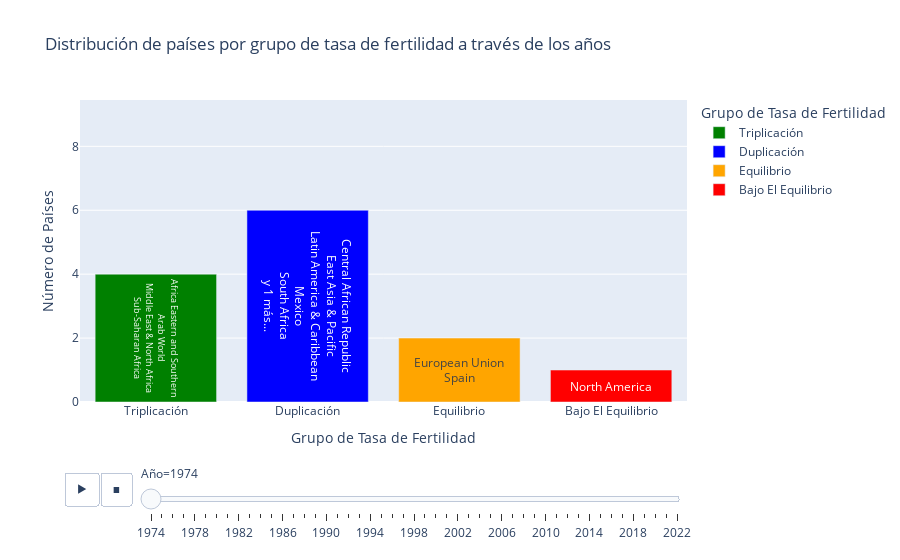

Notebook cell for this chart:
### Code cell
import plotly.express as px
import pandas as pd
import itertools

# ...carga y procesamiento de datos como ya tienes...

# Definición de grupos y colores
orden_grupos = [
    "Triplicación",
    "Duplicación",
    "Equilibrio",
    "Bajo El Equilibrio",

]
colores = {
    "Triplicación": "green",
    "Duplicación": "blue",
    "Equilibrio": "orange",
    "Bajo El Equilibrio": "red",
 
}

import itertools

# ...código anterior...

# Agrupar y juntar nombres de países, separados por salto de línea (para texto vertical)
def resumen_paises(lista, max_n=5):
    lista = sorted(lista)
    if len(lista) > max_n:
        return '<br>'.join(lista[:max_n]) + f"<br>y {len(lista)-max_n} más..."
    else:
        return '<br>'.join(lista)

conteo = fertility_long.groupby(['Año', 'Grupo Fertilidad']).agg({
    'Country Name': list,
    'Tasa de Fertilidad': 'count'
}).reset_index().rename(columns={'Tasa de Fertilidad': 'Número de Países'})

conteo['Paises_texto'] = conteo['Country Name'].apply(lambda x: resumen_paises(x, max_n=5))
conteo['Paises_hover'] = conteo['Country Name'].apply(lambda x: ', '.join(sorted(x)))

# --- Asegura que todos los grupos estén presentes cada año ---
all_years = sorted(conteo['Año'].unique(), key=int)
all_combinations = pd.DataFrame(list(itertools.product(all_years, orden_grupos)), columns=['Año', 'Grupo Fertilidad'])
conteo = pd.merge(all_combinations, conteo, on=['Año', 'Grupo Fertilidad'], how='left')
conteo['Número de Países'] = conteo['Número de Países'].fillna(0).astype(int)
conteo['Paises_texto'] = conteo['Paises_texto'].fillna('')
conteo['Paises_hover'] = conteo['Paises_hover'].fillna('')

# ...resto igual...

fig = px.bar(
    conteo.sort_values(['Año', 'Grupo Fertilidad']),
    x='Grupo Fertilidad',
    y='Número de Países',
    color='Grupo Fertilidad',
    animation_frame='Año',
    category_orders={'Grupo Fertilidad': orden_grupos, 'Año': all_years},
    color_discrete_map=colores,
    title='Distribución de países por grupo de tasa de fertilidad a través de los años',
    labels={
        'Grupo Fertilidad': 'Grupo de Tasa de Fertilidad',
        'Número de Países': 'Número de Países',
        'Año': 'Año'
    },
    hover_data=['Paises_hover'],
    text='Paises_texto'
)

fig.update_traces(
    textposition='inside',
    textfont_size=12,
    insidetextanchor='middle'
)

fig.update_yaxes(range=[0, conteo['Número de Países'].max() * 1.35])

fig.show()

### Figure 1 — Plotly figure (JSON) as saved in the notebook; plotly's stock layout.template omitted (floating-point values rounded to 4 significant figures)
{"data": [{"customdata": [["Africa Eastern and Southern, Arab World, Middle East & North Africa, Sub-Saharan Africa"]], "hovertemplate": "Grupo de Tasa de Fertilidad=%{x}<br>Año=1974<br>Número de Países=%{y}<br>Paises_texto=%{text}<br>Paises_hover=%{customdata[0]}<extra></extra>", "insidetextanchor": "middle", "legendgroup": "Triplicación", "marker": {"color": "green", "pattern": {"shape": ""}}, "name": "Triplicación", "orientation": "v", "showlegend": true, "text": ["Africa Eastern and Southern<br>Arab World<br>Middle East & North Africa<br>Sub-Saharan Africa"], "textfont": {"size": 12}, "textposition": "inside", "type": "bar", "x": ["Triplicación"], "xaxis": "x", "y": [4], "yaxis": "y"}, {"customdata": [["Central African Republic, East Asia & Pacific, Latin America & Caribbean, Mexico, South Africa, South Asia"]], "hovertemplate": "Grupo de Tasa de Fertilidad=%{x}<br>Año=1974<br>Número de Países=%{y}<br>Paises_texto=%{text}<br>Paises_hover=%{customdata[0]}<extra></extra>", "insidetextanchor": "middle", "legendgroup": "Duplicación", "marker": {"color": "blue", "pattern": {"shape": ""}}, "name": "Duplicación", "orientation": "v", "showlegend": true, "text": ["Central African Republic<br>East Asia & Pacific<br>Latin America & Caribbean<br>Mexico<br>South Africa<br>y 1 más..."], "textfont": {"size": 12}, "textposition": "inside", "type": "bar", "x": ["Duplicación"], "xaxis": "x", "y": [6], "yaxis": "y"}, {"customdata": [["European Union, Spain"]], "hovertemplate": "Grupo de Tasa de Fertilidad=%{x}<br>Año=1974<br>Número de Países=%{y}<br>Paises_texto=%{text}<br>Paises_hover=%{customdata[0]}<extra></extra>", "insidetextanchor": "middle", "legendgroup": "Equilibrio", "marker": {"color": "orange", "pattern": {"shape": ""}}, "name": "Equilibrio", "orientation": "v", "showlegend": true, "text": ["European Union<br>Spain"], "textfont": {"size": 12}, "textposition": "inside", "type": "bar", "x": ["Equilibrio"], "xaxis": "x", "y": [2], "yaxis": "y"}, {"customdata": [["North America"]], "hovertemplate": "Grupo de Tasa de Fertilidad=%{x}<br>Año=1974<br>Número de Países=%{y}<br>Paises_texto=%{text}<br>Paises_hover=%{customdata[0]}<extra></extra>", "insidetextanchor": "middle", "legendgroup": "Bajo El Equilibrio", "marker": {"color": "red", "pattern": {"shape": ""}}, "name": "Bajo El Equilibrio", "orientation": "v", "showlegend": true, "text": ["North America"], "textfont": {"size": 12}, "textposition": "inside", "type": "bar", "x": ["Bajo El Equilibrio"], "xaxis": "x", "y": [1], "yaxis": "y"}], "layout": {"barmode": "relative", "legend": {"title": {"text": "Grupo de Tasa de Fertilidad"}, "tracegroupgap": 0}, "sliders": [{"active": 0, "currentvalue": {"prefix": "Año="}, "len": 0.9, "pad": {"b": 10, "t": 60}, "steps": [{"args": [["1974"], {"frame": {"duration": 0, "redraw": true}, "fromcurrent": true, "mode": "immediate", "transition": {"duration": 0, "easing": "linear"}}], "label": "1974", "method": "animate"}, {"args": [["1975"], {"frame": {"duration": 0, "redraw": true}, "fromcurrent": true, "mode": "immediate", "transition": {"duration": 0, "easing": "linear"}}], "label": "1975", "method": "animate"}, {"args": [["1976"], {"frame": {"duration": 0, "redraw": true}, "fromcurrent": true, "mode": "immediate", "transition": {"duration": 0, "easing": "linear"}}], "label": "1976", "method": "animate"}, {"args": [["1977"], {"frame": {"duration": 0, "redraw": true}, "fromcurrent": true, "mode": "immediate", "transition": {"duration": 0, "easing": "linear"}}], "label": "1977", "method": "animate"}, {"args": [["1978"], {"frame": {"duration": 0, "redraw": true}, "fromcurrent": true, "mode": "immediate", "transition": {"duration": 0, "easing": "linear"}}], "label": "1978", "method": "animate"}, {"args": [["1979"], {"frame": {"duration": 0, "redraw": true}, "fromcurrent": true, "mode": "immediate", "transition": {"duration": 0, "easing": "linear"}}], "label": "1979", "method": "animate"}, {"args": [["1980"], {"frame": {"duration": 0, "redraw": true}, "fromcurrent": true, "mode": "immediate", "transition": {"duration": 0, "easing": "linear"}}], "label": "1980", "method": "animate"}, {"args": [["1981"], {"frame": {"duration": 0, "redraw": true}, "fromcurrent": true, "mode": "immediate", "transition": {"duration": 0, "easing": "linear"}}], "label": "1981", "method": "animate"}, {"args": [["1982"], {"frame": {"duration": 0, "redraw": true}, "fromcurrent": true, "mode": "immediate", "transition": {"duration": 0, "easing": "linear"}}], "label": "1982", "method": "animate"}, {"args": [["1983"], {"frame": {"duration": 0, "redraw": true}, "fromcurrent": true, "mode": "immediate", "transition": {"duration": 0, "easing": "linear"}}], "label": "1983", "method": "animate"}, {"args": [["1984"], {"frame": {"duration": 0, "redraw": true}, "fromcurrent": true, "mode": "immediate", "transition": {"duration": 0, "easing": "linear"}}], "label": "1984", "method": "animate"}, {"args": [["1985"], {"frame": {"duration": 0, "redraw": true}, "fromcurrent": true, "mode": "immediate", "transition": {"duration": 0, "easing": "linear"}}], "label": "1985", "method": "animate"}, {"args": [["1986"], {"frame": {"duration": 0, "redraw": true}, "fromcurrent": true, "mode": "immediate", "transition": {"duration": 0, "easing": "linear"}}], "label": "1986", "method": "animate"}, {"args": [["1987"], {"frame": {"duration": 0, "redraw": true}, "fromcurrent": true, "mode": "immediate", "transition": {"duration": 0, "easing": "linear"}}], "label": "1987", "method": "animate"}, {"args": [["1988"], {"frame": {"duration": 0, "redraw": true}, "fromcurrent": true, "mode": "immediate", "transition": {"duration": 0, "easing": "linear"}}], "label": "1988", "method": "animate"}, {"args": [["1989"], {"frame": {"duration": 0, "redraw": true}, "fromcurrent": true, "mode": "immediate", "transition": {"duration": 0, "easing": "linear"}}], "label": "1989", "method": "animate"}, {"args": [["1990"], {"frame": {"duration": 0, "redraw": true}, "fromcurrent": true, "mode": "immediate", "transition": {"duration": 0, "easing": "linear"}}], "label": "1990", "method": "animate"}, {"args": [["1991"], {"frame": {"duration": 0, "redraw": true}, "fromcurrent": true, "mode": "immediate", "transition": {"duration": 0, "easing": "linear"}}], "label": "1991", "method": "animate"}, {"args": [["1992"], {"frame": {"duration": 0, "redraw": true}, "fromcurrent": true, "mode": "immediate", "transition": {"duration": 0, "easing": "linear"}}], "label": "1992", "method": "animate"}, {"args": [["1993"], {"frame": {"duration": 0, "redraw": true}, "fromcurrent": true, "mode": "immediate", "transition": {"duration": 0, "easing": "linear"}}], "label": "1993", "method": "animate"}, {"args": [["1994"], {"frame": {"duration": 0, "redraw": true}, "fromcurrent": true, "mode": "immediate", "transition": {"duration": 0, "easing": "linear"}}], "label": "1994", "method": "animate"}, {"args": [["1995"], {"frame": {"duration": 0, "redraw": true}, "fromcurrent": true, "mode": "immediate", "transition": {"duration": 0, "easing": "linear"}}], "label": "1995", "method": "animate"}, {"args": [["1996"], {"frame": {"duration": 0, "redraw": true}, "fromcurrent": true, "mode": "immediate", "transition": {"duration": 0, "easing": "linear"}}], "label": "1996", "method": "animate"}, {"args": [["1997"], {"frame": {"duration": 0, "redraw": true}, "fromcurrent": true, "mode": "immediate", "transition": {"duration": 0, "easing": "linear"}}], "label": "1997", "method": "animate"}, {"args": [["1998"], {"frame": {"duration": 0, "redraw": true}, "fromcurrent": true, "mode": "immediate", "transition": {"duration": 0, "easing": "linear"}}], "label": "1998", "method": "animate"}, {"args": [["1999"], {"frame": {"duration": 0, "redraw": true}, "fromcurrent": true, "mode": "immediate", "transition": {"duration": 0, "easing": "linear"}}], "label": "1999", "method": "animate"}, {"args": [["2000"], {"frame": {"duration": 0, "redraw": true}, "fromcurrent": true, "mode": "immediate", "transition": {"duration": 0, "easing": "linear"}}], "label": "2000", "method": "animate"}, {"args": [["2001"], {"frame": {"duration": 0, "redraw": true}, "fromcurrent": true, "mode": "immediate", "transition": {"duration": 0, "easing": "linear"}}], "label": "2001", "method": "animate"}, {"args": [["2002"], {"frame": {"duration": 0, "redraw": true}, "fromcurrent": true, "mode": "immediate", "transition": {"duration": 0, "easing": "linear"}}], "label": "2002", "method": "animate"}, {"args": [["2003"], {"frame": {"duration": 0, "redraw": true}, "fromcurrent": true, "mode": "immediate", "transition": {"duration": 0, "easing": "linear"}}], "label": "2003", "method": "animate"}, {"args": [["2004"], {"frame": {"duration": 0, "redraw": true}, "fromcurrent": true, "mode": "immediate", "transition": {"duration": 0, "easing": "linear"}}], "label": "2004", "method": "animate"}, {"args": [["2005"], {"frame": {"duration": 0, "redraw": true}, "fromcurrent": true, "mode": "immediate", "transition": {"duration": 0, "easing": "linear"}}], "label": "2005", "method": "animate"}, {"args": [["2006"], {"frame": {"duration": 0, "redraw": true}, "fromcurrent": true, "mode": "immediate", "transition": {"duration": 0, "easing": "linear"}}], "label": "2006", "method": "animate"}, {"args": [["2007"], {"frame": {"duration": 0, "redraw": true}, "fromcurrent": true, "mode": "immediate", "transition": {"duration": 0, "easing": "linear"}}], "label": "2007", "method": "animate"}, {"args": [["2008"], {"frame": {"duration": 0, "redraw": true}, "fromcurrent": true, "mode": "immediate", "transition": {"duration": 0, "easing": "linear"}}], "label": "2008", "method": "animate"}, {"args": [["2009"], {"frame": {"duration": 0, "redraw": true}, "fromcurrent": true, "mode": "immediate", "transition": {"duration": 0, "easing": "linear"}}], "label": "2009", "method": "animate"}, {"args": [["2010"], {"frame": {"duration": 0, "redraw": true}, "fromcurrent": true, "mode": "immediate", "transition": {"duration": 0, "easing": "linear"}}], "label": "2010", "method": "animate"}, {"args": [["2011"], {"frame": {"duration": 0, "redraw": true}, "fromcurrent": true, "mode": "immediate", "transition": {"duration": 0, "easing": "linear"}}], "label": "2011", "method": "animate"}, {"args": [["2012"], {"frame": {"duration": 0, "redraw": true}, "fromcurrent": true, "mode": "immediate", "transition": {"duration": 0, "easing": "linear"}}], "label": "2012", "method": "animate"}, {"args": [["2013"], {"frame": {"duration": 0, "redraw": true}, "fromcurrent": true, "mode": "immediate", "transition": {"duration": 0, "easing": "linear"}}], "label": "2013", "method": "animate"}, {"args": [["2014"], {"frame": {"duration": 0, "redraw": true}, "fromcurrent": true, "mode": "immediate", "transition": {"duration": 0, "easing": "linear"}}], "label": "2014", "method": "animate"}, {"args": [["2015"], {"frame": {"duration": 0, "redraw": true}, "fromcurrent": true, "mode": "immediate", "transition": {"duration": 0, "easing": "linear"}}], "label": "2015", "method": "animate"}, {"args": [["2016"], {"frame": {"duration": 0, "redraw": true}, "fromcurrent": true, "mode": "immediate", "transition": {"duration": 0, "easing": "linear"}}], "label": "2016", "method": "animate"}, {"args": [["2017"], {"frame": {"duration": 0, "redraw": true}, "fromcurrent": true, "mode": "immediate", "transition": {"duration": 0, "easing": "linear"}}], "label": "2017", "method": "animate"}, {"args": [["2018"], {"frame": {"duration": 0, "redraw": true}, "fromcurrent": true, "mode": "immediate", "transition": {"duration": 0, "easing": "linear"}}], "label": "2018", "method": "animate"}, {"args": [["2019"], {"frame": {"duration": 0, "redraw": true}, "fromcurrent": true, "mode": "immediate", "transition": {"duration": 0, "easing": "linear"}}], "label": "2019", "method": "animate"}, {"args": [["2020"], {"frame": {"duration": 0, "redraw": true}, "fromcurrent": true, "mode": "immediate", "transition": {"duration": 0, "easing": "linear"}}], "label": "2020", "method": "animate"}, {"args": [["2021"], {"frame": {"duration": 0, "redraw": true}, "fromcurrent": true, "mode": "immediate", "transition": {"duration": 0, "easing": "linear"}}], "label": "2021", "method": "animate"}, {"args": [["2022"], {"frame": {"duration": 0, "redraw": true}, "fromcurrent": true, "mode": "immediate", "transition": {"duration": 0, "easing": "linear"}}], "label": "2022", "method": "animate"}], "x": 0.1, "xanchor": "left", "y": 0, "yanchor": "top"}], "title": {"text": "Distribución de países por grupo de tasa de fertilidad a través de los años"}, "updatemenus": [{"buttons": [{"args": [null, {"frame": {"duration": 500, "redraw": true}, "fromcurrent": true, "mode": "immediate", "transition": {"duration": 500, "easing": "linear"}}], "label": "&#9654;", "method": "animate"}, {"args": [[null], {"frame": {"duration": 0, "redraw": true}, "fromcurrent": true, "mode": "immediate", "transition": {"duration": 0, "easing": "linear"}}], "label": "&#9724;", "method": "animate"}], "direction": "left", "pad": {"r": 10, "t": 70}, "showactive": false, "type": "buttons", "x": 0.1, "xanchor": "right", "y": 0, "yanchor": "top"}], "xaxis": {"anchor": "y", "categoryarray": ["Triplicación", "Duplicación", "Equilibrio", "Bajo El Equilibrio"], "categoryorder": "array", "domain": [0, 1], "title": {"text": "Grupo de Tasa de Fertilidad"}}, "yaxis": {"anchor": "x", "domain": [0, 1], "range": [0, 9.45], "title": {"text": "Número de Países"}}}}
